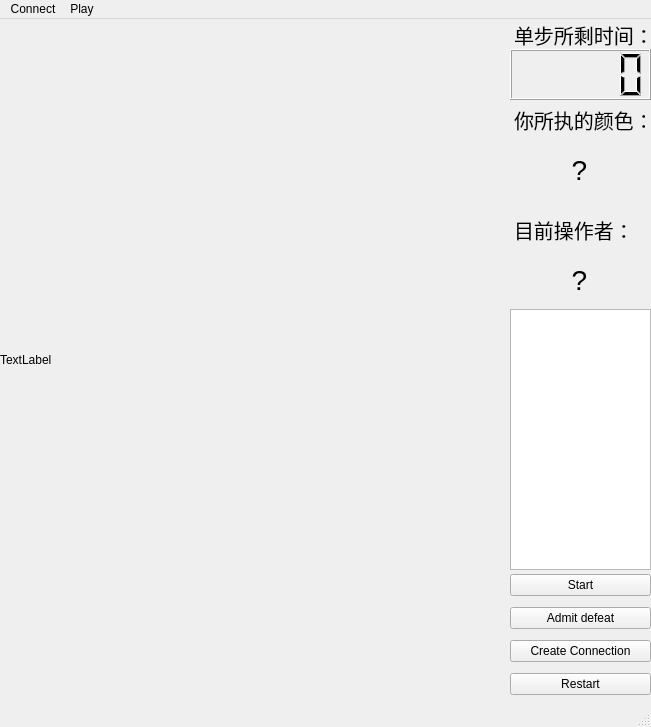
<?xml version="1.0" encoding="UTF-8"?>
<ui version="4.0">
 <class>MainWindow</class>
 <widget class="QMainWindow" name="MainWindow">
  <property name="geometry">
   <rect>
    <x>0</x>
    <y>0</y>
    <width>651</width>
    <height>727</height>
   </rect>
  </property>
  <property name="windowTitle">
   <string>MainWindow</string>
  </property>
  <widget class="QWidget" name="centralwidget">
   <widget class="ChessBoard" name="label">
    <property name="geometry">
     <rect>
      <x>0</x>
      <y>0</y>
      <width>511</width>
      <height>681</height>
     </rect>
    </property>
    <property name="text">
     <string>TextLabel</string>
    </property>
   </widget>
   <widget class="QLabel" name="label_2">
    <property name="geometry">
     <rect>
      <x>514</x>
      <y>0</y>
      <width>141</width>
      <height>31</height>
     </rect>
    </property>
    <property name="font">
     <font>
      <pointsize>15</pointsize>
     </font>
    </property>
    <property name="text">
     <string>单步所剩时间：</string>
    </property>
   </widget>
   <widget class="QLCDNumber" name="lcdNumber">
    <property name="geometry">
     <rect>
      <x>510</x>
      <y>30</y>
      <width>141</width>
      <height>51</height>
     </rect>
    </property>
   </widget>
   <widget class="QLabel" name="label_3">
    <property name="geometry">
     <rect>
      <x>514</x>
      <y>80</y>
      <width>131</width>
      <height>41</height>
     </rect>
    </property>
    <property name="font">
     <font>
      <pointsize>15</pointsize>
     </font>
    </property>
    <property name="text">
     <string>你所执的颜色：</string>
    </property>
   </widget>
   <widget class="QWidget" name="verticalLayoutWidget">
    <property name="geometry">
     <rect>
      <x>510</x>
      <y>550</y>
      <width>141</width>
      <height>131</height>
     </rect>
    </property>
    <layout class="QVBoxLayout" name="verticalLayout">
     <item>
      <widget class="QPushButton" name="pushButton">
       <property name="text">
        <string>Start</string>
       </property>
      </widget>
     </item>
     <item>
      <widget class="QPushButton" name="pushButton_2">
       <property name="text">
        <string>Admit defeat</string>
       </property>
      </widget>
     </item>
     <item>
      <widget class="QPushButton" name="pushButton_3">
       <property name="text">
        <string>Create Connection</string>
       </property>
      </widget>
     </item>
     <item>
      <widget class="QPushButton" name="pushButton_4">
       <property name="text">
        <string>Restart</string>
       </property>
      </widget>
     </item>
    </layout>
   </widget>
   <widget class="QLabel" name="label_4">
    <property name="geometry">
     <rect>
      <x>514</x>
      <y>120</y>
      <width>131</width>
      <height>61</height>
     </rect>
    </property>
    <property name="font">
     <font>
      <pointsize>21</pointsize>
     </font>
    </property>
    <property name="text">
     <string>?</string>
    </property>
    <property name="alignment">
     <set>Qt::AlignCenter</set>
    </property>
   </widget>
   <widget class="QLabel" name="label_5">
    <property name="geometry">
     <rect>
      <x>514</x>
      <y>190</y>
      <width>131</width>
      <height>41</height>
     </rect>
    </property>
    <property name="font">
     <font>
      <pointsize>15</pointsize>
     </font>
    </property>
    <property name="text">
     <string>目前操作者：</string>
    </property>
   </widget>
   <widget class="QLabel" name="label_6">
    <property name="geometry">
     <rect>
      <x>514</x>
      <y>230</y>
      <width>131</width>
      <height>61</height>
     </rect>
    </property>
    <property name="font">
     <font>
      <pointsize>21</pointsize>
     </font>
    </property>
    <property name="text">
     <string>?</string>
    </property>
    <property name="alignment">
     <set>Qt::AlignCenter</set>
    </property>
   </widget>
   <widget class="QTextBrowser" name="textBrowser">
    <property name="geometry">
     <rect>
      <x>510</x>
      <y>290</y>
      <width>141</width>
      <height>261</height>
     </rect>
    </property>
   </widget>
  </widget>
  <widget class="QMenuBar" name="menubar">
   <property name="geometry">
    <rect>
     <x>0</x>
     <y>0</y>
     <width>651</width>
     <height>22</height>
    </rect>
   </property>
   <widget class="QMenu" name="menuConnect">
    <property name="title">
     <string>Connect</string>
    </property>
   </widget>
   <widget class="QMenu" name="menuPlayt">
    <property name="title">
     <string>Play</string>
    </property>
   </widget>
   <addaction name="menuConnect"/>
   <addaction name="menuPlayt"/>
  </widget>
  <widget class="QStatusBar" name="statusbar"/>
 </widget>
 <customwidgets>
  <customwidget>
   <class>ChessBoard</class>
   <extends>QLabel</extends>
   <header>chessboard.h</header>
  </customwidget>
 </customwidgets>
 <resources>
  <include location="resource.qrc"/>
 </resources>
 <connections/>
</ui>
